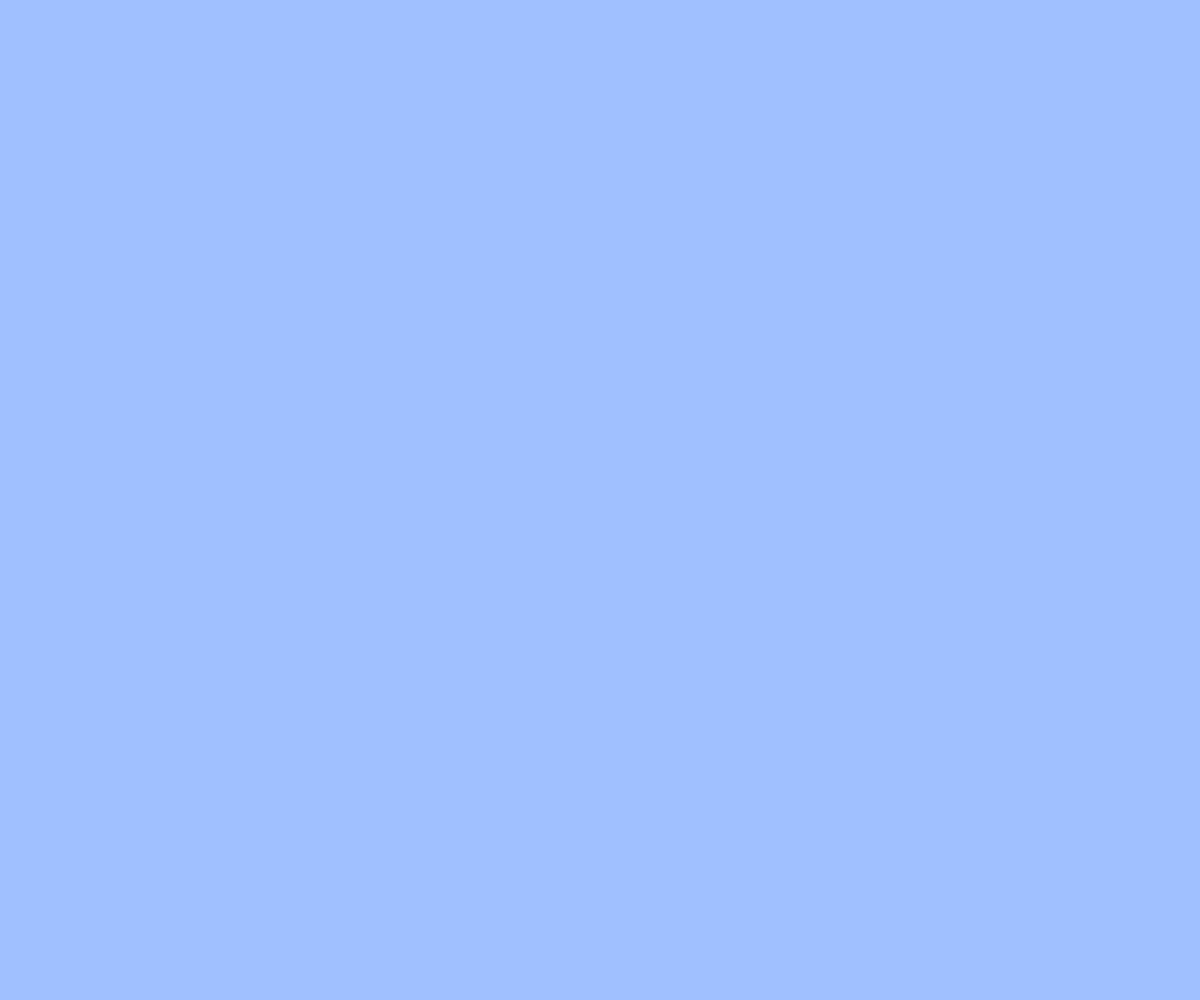
Frame 1 (no input)
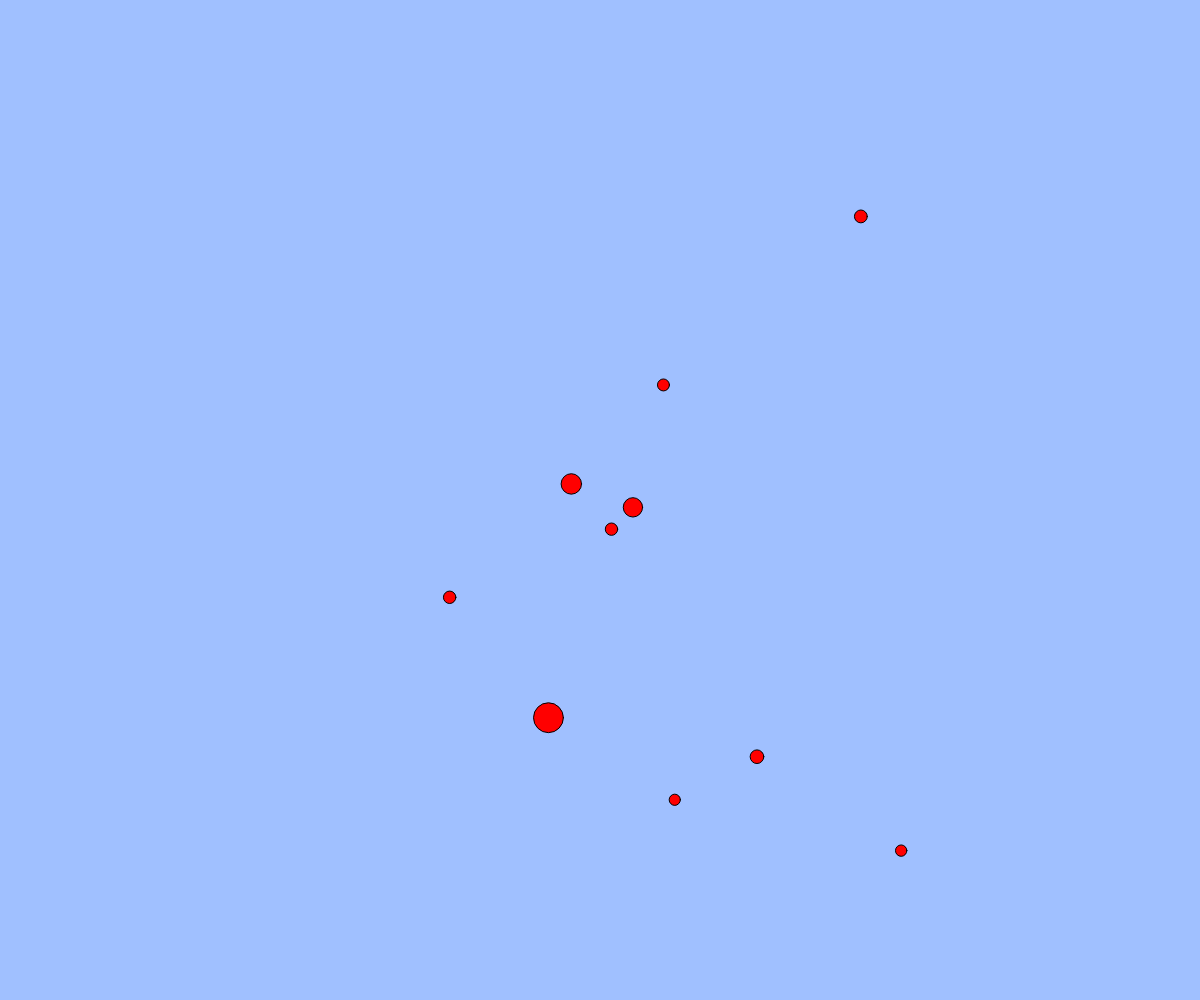
Frame 60 (no input)
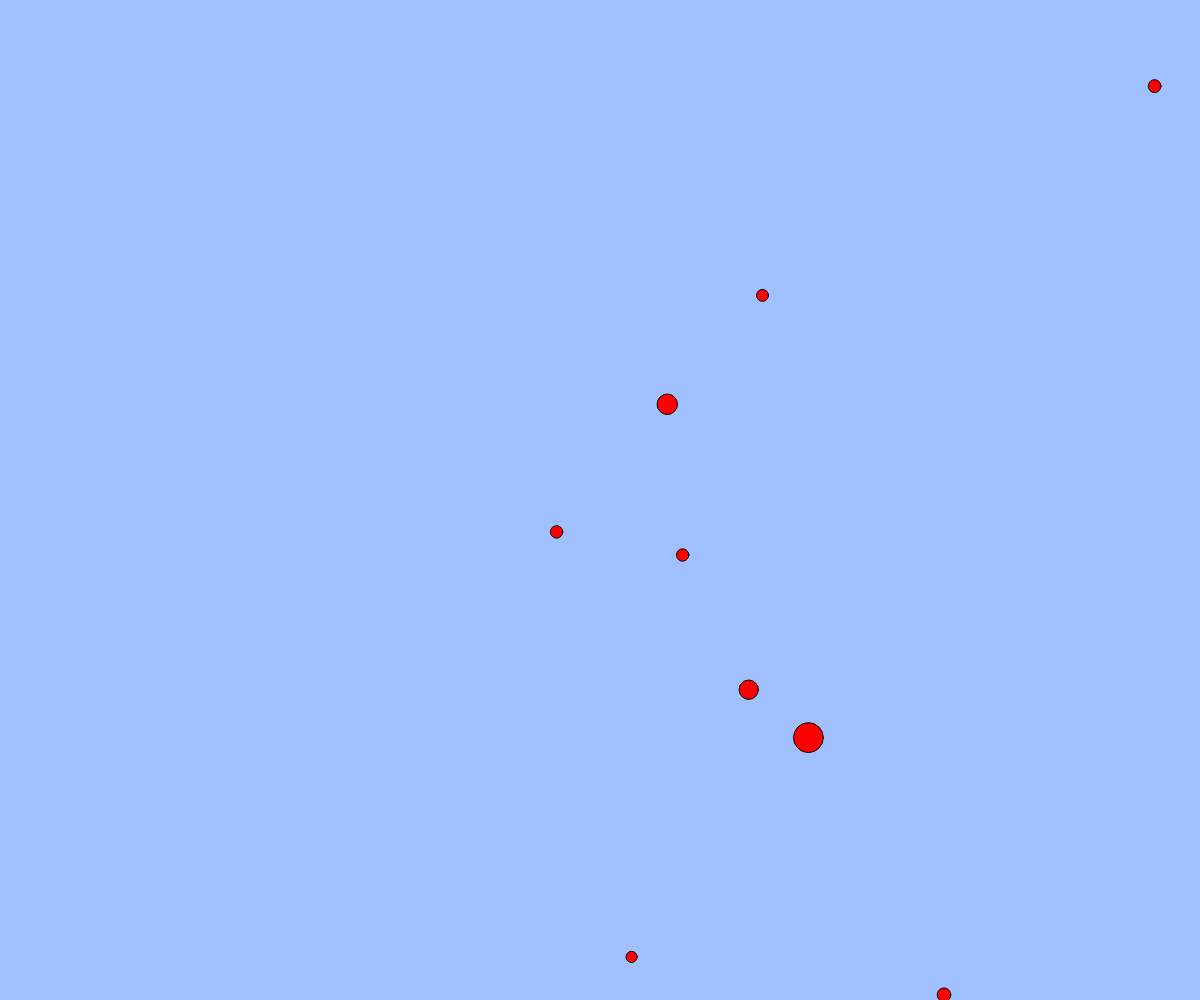
Frame 120 (the mouse pressed at the canvas centre since frame 60)

The p5.js sketch that drew these frames (run headless with seeded random() and noise() and a simulated clock; from frame 60 on, the mouse is pressed at the canvas centre):

// p5.js sketch
// ── sketch.js
// テキスト「配列を使った描画」練習問題：円グラフ

function setup(){
  createCanvas(windowWidth, windowHeight);
  background(240);
  var content = canvas.getContext("2d");
  // 配列をランダムに初期化する
  let colors= ["red", "green", "blue", "gray", "orange", "yellow", "skyblue", "purple", "black", "beige"]

  let scores = [0];
  for(let i = 1; i <= 10; i++){
    scores[i] = random(20, 100); // 60以上100未満のランダムな数を代入
  }
  print(scores);

  // 円グラフを描くには割合が必要なので合計を計算しておく
  let total = 0;
  let AngleS = TWO_PI * 0.75;//最初部分の位置を軸にする
  for(let i = 1; i < scores.length; i++){ total += scores[i]; }
  print(total);
  //scores[i]/total
  for(let i = 1; i < scores.length; i++){
    content.beginPath();
    AngleS = AngleS + TWO_PI * (scores[i-1]/total);//はじめ角度を定め
    AngleE = AngleS + TWO_PI * (scores[i]/total);//終わり角度を定め
    print("AngleS="+AngleS);
    print("AngleE="+AngleE);
    content.arc(width/2, height/2, width/3, AngleS, AngleE, false);//Arcを使って各乱数の部分を描く
    content.lineTo(width/2, height/2);//扇形を描くために中心に線を引く
    content.fillStyle = colors[i-1];//定めた十個の色を順番に選択する
    content.fill();//色を塗る
    content.closePath();
    stroke("black");
    fill(colors[colors.length - i]);
    text(scores[scores.length - i], 0.01*width, height - 12 * i);//色に対応する数値を表す
  }
  // BLANK[1]
}

// ── sketch_q3.js
let balls = [];
let t = 0;

function setup(){
  createCanvas(windowWidth, windowHeight);
}

function draw(){
    background(160, 192, 255);
    for(let i = 0; i < balls.length; i++){ // すべてのボールを描画し、速度の分だけ移動させる
        //rsize = random(10,30);
        let b = balls[i];
        ellipse(b.x, b.y, b.size);
        b.x += b.vx;
        b.y += b.vy;
    }

    if(!mouseIsPressed && t % 200 == 0){
        for(num=0;num<10;num++){
            const b = { x: random(width/4, width-width/4), y: random(height/4, height-height/4), size: random(10,30), vx: random(-5,5), vy: random(-5,5) };
            balls.push(b);
        }
    }
    t++;

    for(let i = 0; i < balls.length; i++){
        for(let j = i + 1; j < balls.length; j++){
            let b1 = balls[i];
            let b2 = balls[j];
            if(dist(b1.x, b1.y, b2.x, b2.y) <= b1.size/2 + b2.size/2 && dist(b1.x, b1.y, b2.x, b2.y) >= (b1.size/2 + b2.size/2)/2){
                if(b1.size > b2.size){
                    b1.vx = b1.vx+1;
                    b1.vy = b1.vy+1;
                    b2.vx = -(b2.vx-1);
                    b2.vy = -(b2.vy-1);
                }else if(b1.size < b2.size){
                    b1.vx = -(b1.vx-1);
                    b1.vy = -(b1.vy-1);
                    b2.vx = b2.vx+1;
                    b2.vy = b2.vy+1;
                }else{
                    b1.vx = -(b1.vx-1);
                    b1.vy = -(b1.vy-1);
                    b2.vx = -(b2.vx-1);
                    b2.vy = -(b2.vy-1);
                }
            }
        }
    }
}

function mouseDragged(){ // ドラッグされたらボールを増やす
  const dx = mouseX - pmouseX;
  const dy = mouseY - pmouseY;
  if(mag(dx, dy) > 5){ // mag(x,y) はベクトル(x,y)の長さ
    const b = { x: mouseX, y: mouseY, size: random(10,30), vx: dx, vy: dy };
    balls.push(b);
  }
}
